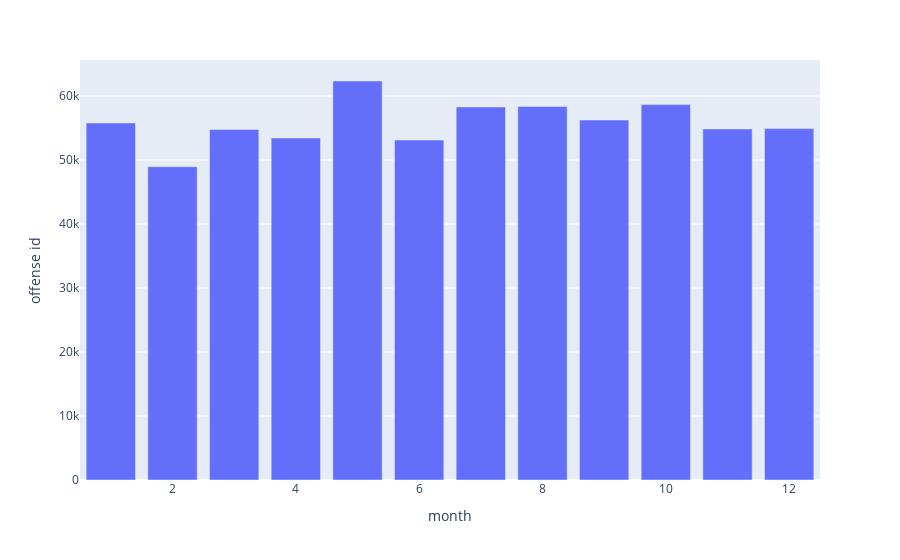

Here is the notebook cell this chart was saved with:
### Code cell
px.bar(dff_eda.groupby('month').agg({'offense id':'count'}).reset_index(), x='month', y='offense id')

### Figure 1 — Plotly figure (JSON) as saved in the notebook; plotly's stock layout.template omitted (floating-point values rounded to 4 significant figures)
{"data": [{"hovertemplate": "month=%{x}<br>offense id=%{y}<extra></extra>", "legendgroup": "", "marker": {"color": "#636efa", "pattern": {"shape": ""}}, "name": "", "orientation": "v", "showlegend": false, "textposition": "auto", "type": "bar", "x": [1, 2, 3, 4, 5, 6, 7, 8, 9, 10, 11, 12], "xaxis": "x", "y": [55788, 48958, 54783, 53434, 62349, 53119, 58292, 58383, 56253, 58659, 54859, 54911], "yaxis": "y"}], "layout": {"barmode": "relative", "legend": {"tracegroupgap": 0}, "margin": {"t": 60}, "xaxis": {"anchor": "y", "domain": [0, 1], "title": {"text": "month"}}, "yaxis": {"anchor": "x", "domain": [0, 1], "title": {"text": "offense id"}}}}
